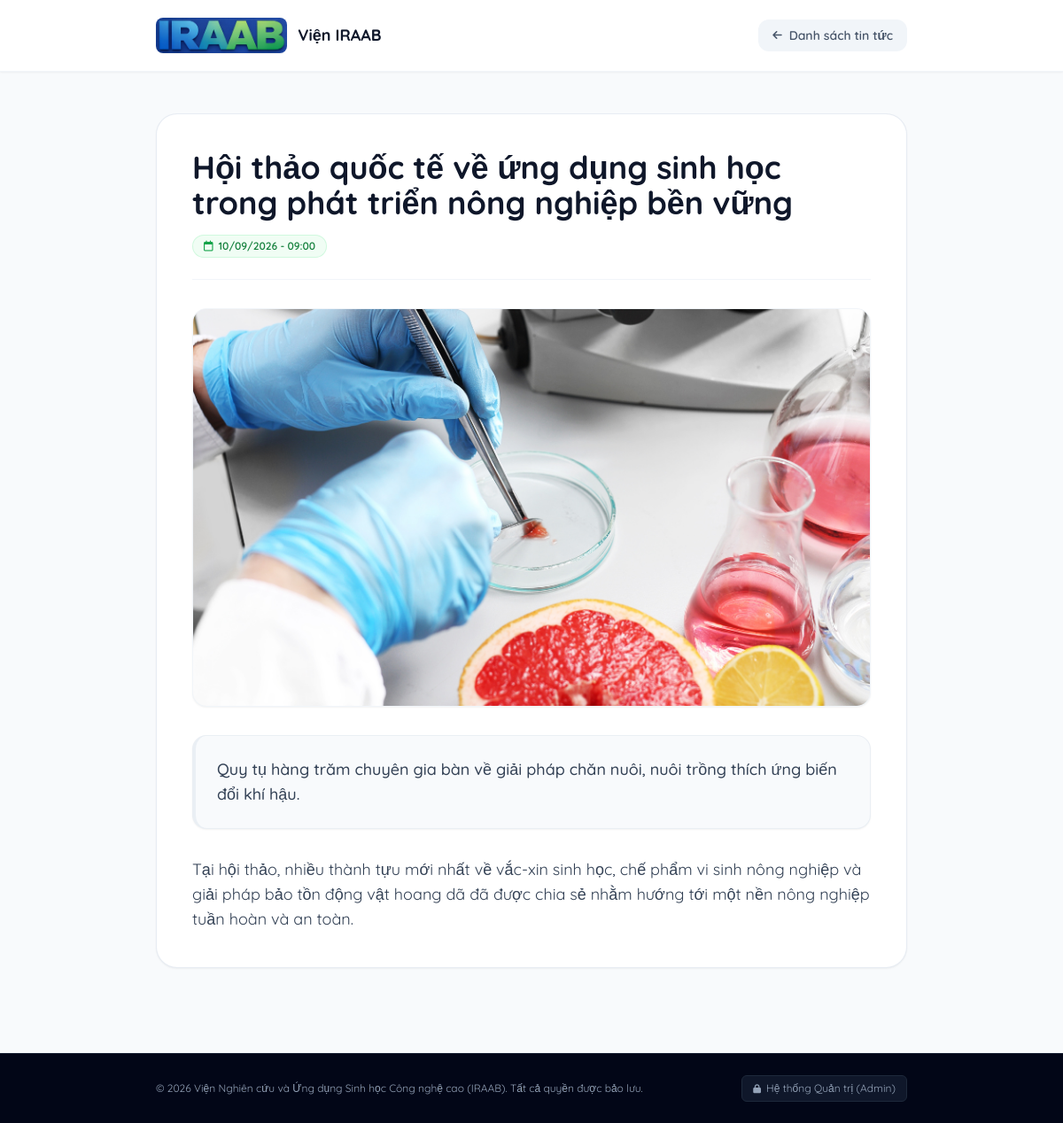
The app's page /news-detail.php?id=15 with its own data.
### tables this page shows
CREATE TABLE `news` (
  `id` int(11) NOT NULL AUTO_INCREMENT,
  `title` varchar(255) NOT NULL,
  `summary` text DEFAULT NULL,
  `content` text DEFAULT NULL,
  `image` varchar(255) DEFAULT NULL,
  `created_at` datetime DEFAULT current_timestamp(),
  PRIMARY KEY (`id`)
);

### news-detail.php (the view, shortened to what this page needs)
<?php
require_once 'db.php';
try {
    $pdo->exec("SET NAMES 'utf8mb4'");
    $id = $_GET['id'] ?? 0;
    $stmt = $pdo->prepare("SELECT * FROM news WHERE id = ?");
    $stmt->execute([$id]);
    $article = $stmt->fetch(PDO::FETCH_ASSOC);
} catch (Exception $e) {
    $article = false;
    $error_message = "Đã xảy ra lỗi kết nối cơ sở dữ liệu.";
}
?>
<!DOCTYPE html>
<html lang="vi" class="scroll-smooth">
<head>
    <script src="https://cdn.tailwindcss.com"></script>
    <link rel="stylesheet" href="https://cdnjs.cloudflare.com/ajax/libs/font-awesome/6.4.0/css/all.min.css">
</head>
<body class="bg-slate-50 text-slate-800 antialiased selection:bg-green-500 selection:text-white">
    <header class="fixed top-0 left-0 right-0 z-50 bg-white/95 backdrop-blur-md shadow-sm border-b border-slate-100 transition-all">
        <div class="max-w-4xl mx-auto px-4 sm:px-6 h-20 flex items-center justify-between">
            <a href="index.php" class="flex items-center gap-3 focus:outline-none">
                <img src="assets/images/logo.jpg" alt="IRAAB Logo" class="h-10 w-auto object-contain rounded-lg shadow-sm">
                <span class="font-bold text-lg text-slate-900">Viện IRAAB</span>
            </a>
            <a href="news.php" class="text-sm font-semibold text-slate-600 hover:text-green-700 transition flex items-center gap-2 bg-slate-100 hover:bg-slate-200/70 px-4 py-2 rounded-xl">
                <i class="fa-solid fa-arrow-left text-xs"></i> Danh sách tin tức
            </a>
        </div>
    </header>
    <main class="pt-32 pb-24">
        <div class="max-w-4xl mx-auto px-4 sm:px-6">
            <?php if ($article): ?>
                <article class="bg-white p-6 sm:p-10 rounded-3xl border border-slate-200/80 shadow-sm">
                    <h1 class="text-2xl sm:text-4xl font-bold text-slate-900 mb-4 leading-snug">
                        <?= htmlspecialchars($article['title'], ENT_QUOTES, 'UTF-8') ?>
                    </h1>
                    <div class="flex items-center gap-2 text-xs font-semibold text-slate-500 mb-8 pb-6 border-b border-slate-100">
                        <span class="bg-green-50 text-green-700 px-3 py-1 rounded-full border border-green-200/60 inline-flex items-center gap-1.5">
                            <i class="fa-regular fa-calendar text-green-600"></i> <?= date('d/m/Y - H:i', strtotime($article['created_at'])) ?>
                        </span>
                    </div>
                    <?php if (!empty($article['image'])): ?>
                        <div class="mb-8 rounded-2xl overflow-hidden border border-slate-100 shadow-sm max-h-[450px] bg-slate-100">
                            <img src="uploads/<?= htmlspecialchars($article['image'], ENT_QUOTES, 'UTF-8') ?>" alt="<?= htmlspecialchars($article['title'], ENT_QUOTES, 'UTF-8') ?>" class="w-full h-full object-cover">
                        </div>
                    <?php endif; ?>
                    <?php if (!empty($article['summary'])): ?>
                        <div class="text-slate-700 font-medium text-base sm:text-lg mb-8 p-6 bg-slate-50 rounded-2xl border-l-4 border-green-600 border border-slate-200/60 leading-relaxed shadow-sm">
                            <?= nl2br(htmlspecialchars($article['summary'], ENT_QUOTES, 'UTF-8')) ?>
                        </div>
                    <?php endif; ?>
                    <div class="text-slate-700 font-normal text-base sm:text-lg leading-relaxed space-y-6">
                        <?= nl2br(htmlspecialchars($article['content'], ENT_QUOTES, 'UTF-8')) ?>
                    </div>
                </article>
            <?php endif; ?>
        </div>
    </main>
    <footer class="bg-slate-950 text-slate-400 font-normal py-6 border-t border-slate-800/80 text-xs">
        <div class="max-w-4xl mx-auto px-4 sm:px-6 flex flex-col sm:flex-row justify-between items-center gap-4 text-center sm:text-left">
            <p>© <?= date('Y') ?> Viện Nghiên cứu và Ứng dụng Sinh học Công nghệ cao (IRAAB). Tất cả quyền được bảo lưu.</p>
            <a href="admin/login.php" class="hover:text-white transition flex items-center gap-1.5 bg-slate-900 px-3 py-1.5 rounded-md border border-slate-800">
                <i class="fa-solid fa-lock text-[10px]"></i> Hệ thống Quản trị (Admin)
            </a>
        </div>
    </footer>
</body>
</html>

### news-detail.php (style rules this page uses)
body { font-family: 'Quicksand', sans-serif; font-weight: 300; }
h1, h2, h3, h4, h5, h6, strong, b { font-weight: 600; }

### records on screen
news: title "Hội thảo quốc tế về ứng dụng sinh học trong phát triển nông nghiệp bền vững", created_at "10/09/2026 - 09:00", image (picture), summary "Quy tụ hàng trăm chuyên gia bàn về giải pháp chăn nuôi, nuôi trồng thích ứng biến đổi khí hậu.", content "Tại hội thảo, nhiều thành tựu mới nhất về vắc-xin sinh học, chế phẩm vi sinh nông nghiệp và giải pháp bảo tồn động vật hoang dã đã được chia sẻ nhằm hướng tới một nền nông nghiệp tuần hoàn và an toàn."
